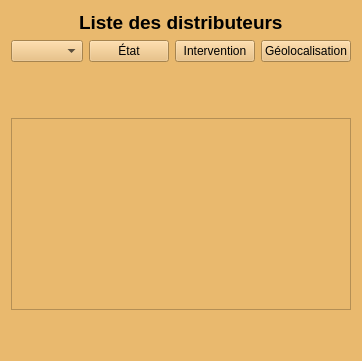
      <widget class="QWidget" name="pageAccueil">
       <property name="styleSheet">
        <string notr="true">background-color: rgb(233, 185, 110);</string>
       </property>
       <layout class="QVBoxLayout" name="verticalLayout_3">
        <item alignment="Qt::AlignHCenter">
         <widget class="QLabel" name="labelListeDistributeur">
          <property name="font">
           <font>
            <pointsize>14</pointsize>
            <weight>75</weight>
            <bold>true</bold>
           </font>
          </property>
          <property name="text">
           <string>Liste des distributeurs</string>
          </property>
         </widget>
        </item>
        <item>
         <layout class="QHBoxLayout" name="horizontalLayoutTitrePage_1">
          <property name="bottomMargin">
           <number>50</number>
          </property>
          <item>
           <widget class="QComboBox" name="comboBoxDistributeurs"/>
          </item>
          <item>
           <widget class="QPushButton" name="pushButtonEtat">
            <property name="text">
             <string>État</string>
            </property>
           </widget>
          </item>
          <item>
           <widget class="QPushButton" name="pushButtonIntervention">
            <property name="text">
             <string>Intervention</string>
            </property>
           </widget>
          </item>
          <item>
           <widget class="QPushButton" name="pushButtonGeolocalisation">
            <property name="text">
             <string>Géolocalisation</string>
            </property>
           </widget>
          </item>
         </layout>
        </item>
        <item>
         <widget class="QTableView" name="tableViewDistributeurs"/>
        </item>
        <item>
         <spacer name="verticalSpacer">
          <property name="orientation">
           <enum>Qt::Vertical</enum>
          </property>
          <property name="sizeHint" stdset="0">
           <size>
            <width>20</width>
            <height>40</height>
           </size>
          </property>
         </spacer>
        </item>
       </layout>
      </widget>
